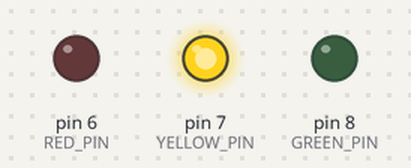
The sketch below on a simulated Arduino Uno, built with avr-gcc and run on an emulated ATmega328P. On the bench: output pins drawn as LEDs (lit = HIGH). What the sketch prints to the serial monitor is not drawn.

Above: at 0.1 s.
At 1.0 s:
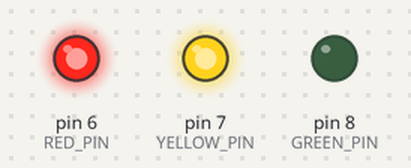
Timing chart, 0 to 2.5 s (numbered marks = the images above):
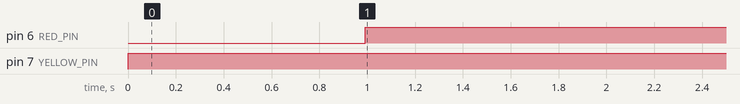

The sketch:

inl_mning_1.1.ino
```cpp
// Including libraries
#include <Arduino_FreeRTOS.h>
#include "queue.h"
#include "timers.h"

// Defining LED pins
#define RED_PIN     6
#define YELLOW_PIN  7
#define GREEN_PIN   8

// Creating struct for the microwave with it's members
typedef struct {
  uint32_t prog_length_s;       // Length of the program
  uint8_t door;                 // Door open or closed
  uint8_t lamp;                 // Lamp on or off
  uint16_t effect_of_heater;    // The effect of
  uint16_t disc_spin;           // Variable for the disc which we'll count in degrees
} sMicrowave;

// Here we've initilaized the different programs of the microwave from the struct
// First we add program time in seconds, door, lamp, effect and then disc
sMicrowave defrost_meat = {300, 0, 0, 800, 0};
sMicrowave defrost_veg = {60, 0, 0, 400, 0};
sMicrowave general_prog = {30, 0, 0, 800, 0};

// Creating task handle for the different programs
TaskHandle_t door_Handle, lamp_Handle, effect_Handle, disc_Handle;


#define PRINT_DELAY (pdMS_TO_TICKS(1000)) // Delay set to 1000ms(1sec), easier to calculate disc spin degree.

bool bChoice = true;
uint8_t prog_choice;


void setup() {
  Serial.begin(9600);
  pinMode(RED_PIN, OUTPUT);     // Red light represents door open
  pinMode(YELLOW_PIN, OUTPUT);  // Yellow light represents lamp on
  pinMode(GREEN_PIN, OUTPUT);   // Green light represents program done

  xTaskCreate(door_task, "Display door output", 128, 1, 1, &door_Handle);
  xTaskCreate(lamp_task, "Display lamp output", 128, NULL, 1, &lamp_Handle);
  xTaskCreate(effect_task, "Display effect output", 128, 30, 1, &effect_Handle);             // We insert time in seconds of program as parameter
  xTaskCreate(disc_task, "Display disc and time output", 128, 0, 1, &disc_Handle);
} // Setup

void door_task(void * param){
  if (param == 1) {
    Serial.println("DOOR IS OPEN");
    vTaskDelay(PRINT_DELAY);
    vTaskSuspend(effect_Handle);
    vTaskSuspend(disc_Handle);
    vTaskSuspend(disc_Handle);
    digitalWrite(RED_PIN, HIGH);
  }
  else{
    Serial.println("DOOR IS CLOSED");
    vTaskDelay(PRINT_DELAY);
    vTaskResume(effect_Handle);
    vTaskResume(disc_Handle);
    vTaskResume(disc_Handle);
  }

}

void lamp_task(void * param){
  Serial.println("Lamp is on");
  digitalWrite(YELLOW_PIN, OUTPUT);
  vTaskDelay(PRINT_DELAY);

}

void effect_task(void * param){
  Serial.println("PROGRAM IS RUNNING");

  while (param != 0) {
    param -= 1;
    if(param == 0){                       // When prog_length reach 0 we exit the while loop
      Serial.println("PROGRAM DONE!");
      vTaskDelay(PRINT_DELAY);

    } // If
    vTaskDelay(PRINT_DELAY);
  }
}

void disc_task(void * param){
  uint16_t disc_status = param;
  while (1) {
    // Disc spin calculation
    Serial.print("Disc is at: ");
    Serial.println(disc_status);
    disc_status += 30;                                              // += 30 for 30 degrees/s
    if (disc_status >= 360) {
      disc_status = 0;
    } // If
    vTaskDelay(PRINT_DELAY);
  }
}

void loop() {}
```

Measured:
- by itself, pin 6 (RED_PIN): LOW → HIGH at 0.99 s
- by itself, pin 7 (YELLOW_PIN): LOW → HIGH at 0.00 s
